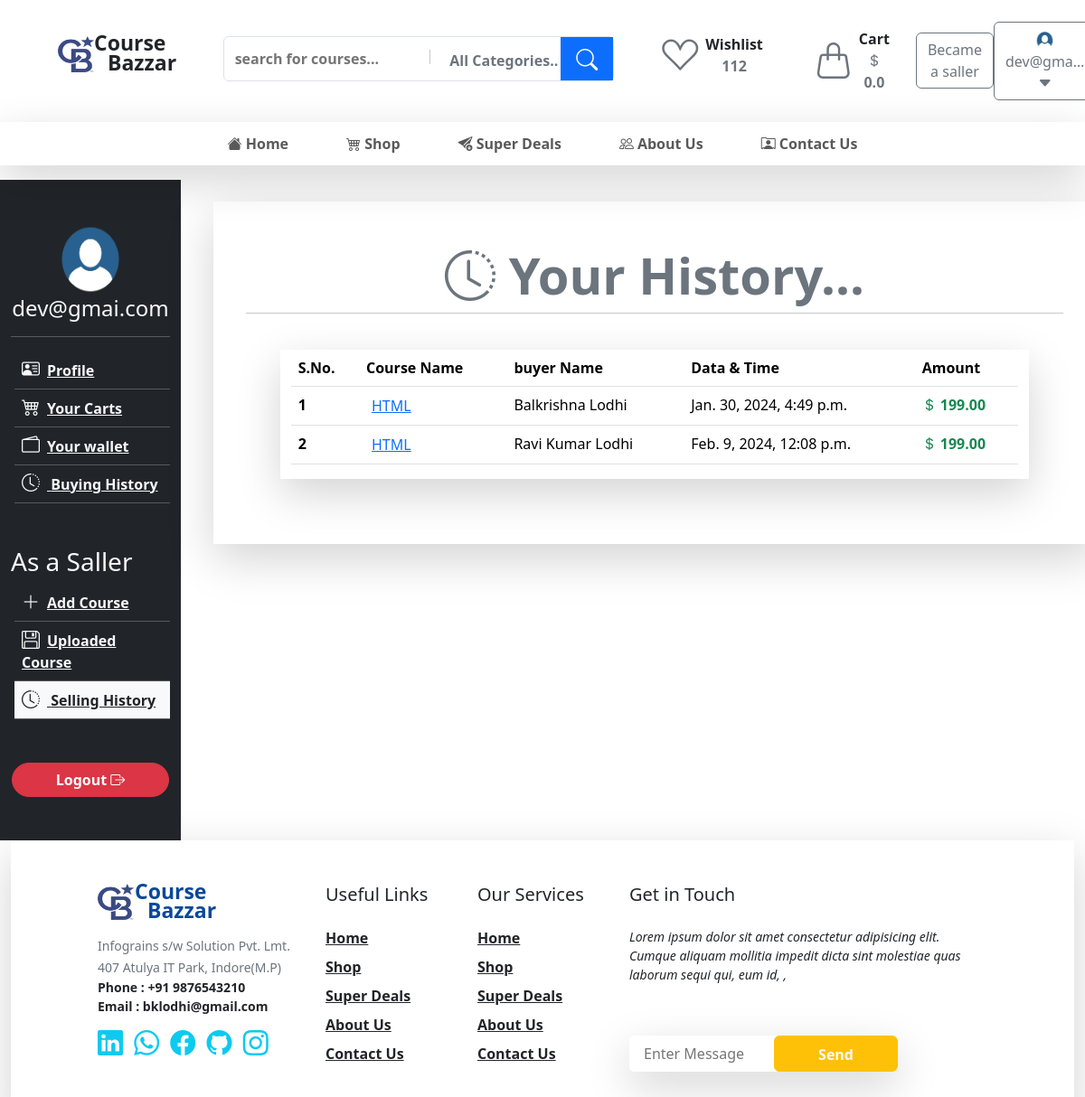
Screenshot of /user/deshboard/selling-history/ (signed in) with the database file from the repository.
### customer/models.py (models this page shows, shortened)
class CustomUser(AbstractUser):
    is_buyer = models.BooleanField(default=True)
    is_seller = models.BooleanField(default=False)
    phone = models.CharField(max_length=15)
    gender =  models.CharField(max_length=32,choices=(('male',"Male"),("female", "Female"),("other", "Other")))
    image = models.ImageField(upload_to='Profile/', default='Profile/pic.png')

class CourseHistory(models.Model):
    buyer = models.ForeignKey(CustomUser,related_name='buyhistories', on_delete=models.CASCADE)
    course = models.ForeignKey(Course,related_name='coursebuyhistories', on_delete=models.CASCADE)
    datetime = models.DateTimeField(default=datetime.datetime.now())
    seller = models.ForeignKey(CustomUser,related_name='salehistories', on_delete=models.CASCADE)

class Course(models.Model):
    user =  models.ForeignKey(CustomUser, related_name='courses', on_delete=models.CASCADE)
    category = models.OneToOneField(CourseCategory, related_name='category', on_delete=models.CASCADE)
    title =  models.CharField(max_length=50)
    key_points = models.CharField(max_length=100,blank=True, null=True)
    description = models.TextField(max_length=5000)
    price = models.IntegerField()
    sale_counter = models.IntegerField(default=0)
    published_datetime = models.DateTimeField(default=datetime.datetime.now())
    approval_datetime = models.DateTimeField(blank=True, null=True)
    approve = models.BooleanField(default = False)
    image = models.ImageField(upload_to="Course Image/")
    course_file = models.FileField( upload_to='Courses/')

### customer/views.py (the view)
@login_required(login_url='login/')
def sellinghistory(request):
    historiesforsale = CourseHistory.objects.filter(seller=request.user)
    context = {
        'historiesforsale':historiesforsale,
               }
    return render(request, "sellinghistory.html" , context)

### customer/profile_context.py (called while the page is built)
def profile_detail(request):
    user = request.user
    if user.username == "admin":
        customer = False
        return  {'customer':customer}
    if user.is_authenticated :
        customer = CustomUser.objects.get(id = user.id)
        cartcounter =  AddToCart.objects.filter(user_id = customer.id).count()
        carts =  AddToCart.objects.filter(user_id = customer.id)
        total_price = 0.00
        for cart in carts:
            if CourseOffer.objects.filter(course=cart.course).exists():
                total_price += CourseOffer.objects.get(course=cart.course).remaining_amount
            else:
                total_price += cart.course.price
        context={
            'customer':customer,
            'cartcounter' : cartcounter,
            'total_pay_price':total_price
        }
    else:
        context={
            'customer':False
        }
    return  context

### templates/sellinghistory.html (shortened to what this page needs)
{% extends "base.html" %}
{% load static %}
{% block body %}
<div class="container-fluid">
  <div class="row">
    <div class="col-2 bg-dark">
      {% include 'customerdeshboard_sidebar.html' with sellinghistory='bg-light text-dark' %}
    </div>
    <div class="col-10">
      <div class="container shadow-lg m-4 p-5">
        <div class="row">
          <h1 class="display-4 text-center fw-bold text-secondary"> <i class="bi bi-clock-history me2"></i> Your History...</h1>
          <hr />
        </div>
        {% if not historiesforsale %}
        <div class="row">
          <div
            class="col-6 mx-auto text-center text-danger d-flex flex-column justify-content-center"
          >
            <i class="bi bi-folder2-open" style="font-size: 200px"></i>
            <h1>Empty...</h1>
          </div>
        </div>
        {% else %}
        <div class="row py-4">
          <div class="col-11 mx-auto shadow-lg d-flex justify-content-center">
          <table class="table">
            <thead>
                <tr>
                    <th>S.No.</th>
                <th>Course Name</th>
                <th>buyer Name</th>
                <th>Data & Time</th>
                <th>Amount</th>
                </tr>
            </thead>
            <tbody>
                {% for history in historiesforsale %}
                <tr class="fs-6">
                    <th>{{forloop.counter}}</th>
                    <td>
                      <form action="{% url 'singlecourse' %}" method="get">
                        <button class="border-0 bg-body text-primary text-decoration-underline">{{history.course.title}}</button>
                      </form>
                    </td>
                    <td>{{history.buyer.first_name}} {{history.buyer.last_name}}</td>
                    <td>{{history.datetime}}</td>
                    <td class="text-success fw-semibold">
                      <i class="bi bi-currency-dollar"></i>
                      {{history.course.price|floatformat:2}}
                    </td>
                </tr>
                {% endfor %}
            </tbody>
          </table>
        </div>
        {% endif %}
      </div>
    </div>
  </div>
</div>
{% endblock body %}

### templates/header.html (shortened to what this page needs)
{% load static %}
<div class="container-fluid px-5">
  <div class="row px-3 py-4">
      <div class="col-lg-2 col-sm-5 pt-3 d-flex text-center">
          <span>
              <img src="{% static 'images/cb-logo.png' %}" width="40px" height="40px" alt="" srcset="">
          </span>
          <span class="h-100 position-relative">
            <p class="mb-0  pb-0 fw-bold position-absolute" style="top:-10px; font-size:23px">Course</p>
            <p class="mb-0  pb-0 fw-bold position-absolute" style="top:12px; left:15px; font-size:23px">Bazzar</p>
          </span>
      </div>
      <div class="col-lg-5 col-sm-10  pt-3">
          <div class="border rounded-2 p-0 position-relative">
             <form action="{% url 'Buy Course' %}" method="get" >
                <input type="text" class="border-0 m-1 p-2 w-50 fw-semibold searchfield" placeholder="search for courses..." name="course_title" id="">
              <button class="btn text-secondary fw-semibold ps-3">All Categories.. </button>
              <button class="btn btn-primary position-absolute top-0 end-0 h-100 px-3 fs-4 rounded-0 text-light"><i class="bi bi-search"></i></button>
             </form>
          </div>
      </div>
      <div class="col-lg-5  col-sm-5  d-flex">
        <a href="">
          <button class=" btn ">
            <div class="mx-3 d-flex  align-items-center">
              <div>
                <i class="bi bi-suit-heart fs-1 text-secondary align-center"></i>
              </div>
              <div class="ps-2">
                <p class="mb-0 fw-semibold text-dark ">
                  Wishlist
                </p>
                <p class="mb-0 fw-semibold text-secondary">
                  112
                </p>
              </div>
            </div>
          </button>
        </a>
        <a href="{% url 'customercart' %}">
          <button class="btn">
            <div class="mx-3 d-flex  align-items-center">
             <div class=" position-relative">
               <i class="bi bi-handbag  fs-1 text-secondary align-center "></i>
               </div>
             <div class="ps-2">
               <p class="mb-0 fw-semibold text-dark ">
                 Cart
               </p>
               <p class="mb-0 fw-semibold text-secondary fs-6">
                 <i class="bi bi-currency-dollar "></i>{{total_pay_price}}
               </p>
             </div>
           </div>
          </button>
        </a>
        {% if user.is_authenticated %}
        {% if not user.is_saller %}
       <div class="d-flex  align-items-center ms-auto">
        <a href="{% url 'becamesaller' %}" class="text-decoration-none">
          <button class="btn btn-outline-secondary">
            Became a saller
          </button>
        </a>
       </div>
        {% endif %}
          <div class=" d-flex  align-items-center ms-auto">
            <a href="{% url 'customerprofile' %}" class="text-decoration-none">
              <button class="btn btn-outline-secondary">
                <img src="{{customer.image.url}}" alt="" style="width: 25px; height:22px" class="rounded-circle">
                {{user.email|truncatechars:8}} <i class="bi bi-caret-down-fill"></i>
              </button>
            </a>
          </div>
        {% endif %}
      </div>
  </div>
</div>
<nav class="navbar navbar-expand-lg  bg-white shadow-lg px-4 py-1 mb-3">
    <div class="container-fluid">
      <div class="collapse navbar-collapse" id="navbarSupportedContent">
        <ul class="navbar-nav mx-start mx-md-start mx-lg-auto  mb-2 mb-lg-0">
          <li class="nav-item mx-3">
            <a class="nav-link mx-2 fw-semibold {{home}}" aria-current="page" href="{% url 'home' %}"><i class="bi bi-house-fill"></i> Home</a>
          </li>
          <li class="nav-item mx-3">
            <a class="nav-link mx-2 fw-semibold {{buycourse}}" aria-current="page" href="{% url 'Buy Course' %}"><i class="bi bi-cart4"></i> Shop</a>
          </li>
          <li class="nav-item mx-3">
            <a class="nav-link mx-2 fw-semibold {{superdealspage}}" aria-current="page" href="{% url 'super_deals' %}"><i class="bi bi-send-arrow-down-fill"></i> Super Deals</a>
          </li>
          <li class="nav-item mx-3">
            <a class="nav-link mx-2 fw-semibold {{aboutus}} " aria-current="page" href="{% url 'aboutus' %}"><i class="bi bi-people pe-1"></i>About Us</a>
          </li>
          <li class="nav-item mx-3">
            <a class="nav-link mx-2 fw-semibold {{contact}}" aria-current="page" href="{% url 'contact' %}"><i class="bi bi-person-rolodex"></i> Contact Us</a>
          </li>
        </ul>
      </div>
    </div>
  </nav>

### templates/customerdeshboard_sidebar.html (shortened to what this page needs)
{% load static %}
<div class="py-5">
  <div class="text-center">
    {% if customer.image.url %}
    <img
      src="{{ customer.image.url }}"
      alt
      style="height: 80px; width: 90px"
      class="rounded-circle"
    />
    {% endif %}
    <h4 class="text-light">{{user.email}}</h4>
    <hr class="text-light" />
  </div>
  <div class="text-start">
    <ul class="ps-1" type="none">
      <a
        href="{% url 'customerprofile' %}"
        class="fw-semibold text-light {{profile}} "
        ><li class="{{profile}} align-center p-2">
          <i
            class="bi bi-person-vcard fw-semibold h5 pe-2 text-light {{profile}}"
          ></i
          >Profile
        </li></a
      >
      <hr class="text-light m-0" />
      <a
        href="{% url 'customercart' %}"
        class="fw-semibold text-light {{customercart}} w-100"
        ><li class="align-center p-2 {{customercart}}">
          <i
            class="bi bi-cart4 fw-semibold text-light h5 pe-2 {{customercart}}"
          ></i
          >Your Carts
        </li></a
      >
      <hr class="text-light m-0" />
      <a
        href="{% url 'wallet' %}"
        class="fw-semibold text-light {{wallet}} w-100"
        ><li class="align-center p-2 {{wallet}}">
          <i class="bi bi-wallet2 fw-semibold text-light h5 pe-2 {{wallet}}"></i
          >Your wallet
        </li></a
      >
      <hr class="text-light m-0" />
      <a
        href="{% url 'buyinghistory' %}"
        class="fw-semibold text-light {{buyinghistory}} w-100"
        ><li class="align-center p-2 {{buyinghistory}}">
          <i
            class="bi bi-clock-history fw-semibold text-light h5 pe-2 {{buyinghistory}}"
          ></i>
         Buying History
        </li></a
      >
      <hr class="text-light m-0" />
    </ul>
    {% if user.is_seller %}
    <h3 class="text-light mt-5">As a Saller</h3>
    <ul class="ps-1" type="none">
      <a
        href="{% url 'addcourse' %}"
        class="fw-semibold text-light {{addcourse}} w-100"
        ><li class="align-center p-2 {{addcourse}}">
          <i
            class="bi bi-plus-lg fw-semibold text-light h5 pe-2 {{addcourse}}"
          ></i
          >Add Course
        </li></a
      >
      <hr class="text-light m-0" />
      <a
        href="{% url 'uploadedcourses' %}"
        class="fw-semibold text-light {{uploadedcourses}} w-100"
        ><li class="align-center p-2 {{uploadedcourses}}">
          <i
            class="bi bi-floppy fw-semibold text-light h5 pe-2 {{uploadedcourses}}"
          ></i
          >Uploaded Course
        </li></a
      >
      <hr class="text-light m-0" />
      <a
        href="{% url 'sellinghistory' %}"
        class="fw-semibold text-light {{sellinghistory}} w-100"
        ><li class="align-center p-2 {{sellinghistory}}">
          <i
            class="bi bi-clock-history fw-semibold text-light h5 pe-2 {{sellinghistory}}"
          ></i>
         Selling History
        </li></a
      >
      <hr class="text-light m-0" />
    </ul>
    {% endif %}
  </div>
  <div class="text-center mt-5">
    <a href="{% url 'customerlogout' %}">
      <button
        class="btn btn-danger fw-semibold rounded-pill px-5 w-auto align-middle"
      >
        Logout <i class="bi bi-box-arrow-right"></i>
      </button>
    </a>
  </div>
</div>

### rows the page displays
CustomUser: image (picture), email "dev@gma…", email "dev@gmai.com"
CourseHistory: course "HTML", buyer.first_name "Balkrishna", buyer.last_name "Lodhi", datetime "Jan. 30, 2024, 4:49 p.m.", course.price "199.00"
CourseHistory: course "HTML", buyer.first_name "Ravi Kumar", buyer.last_name "Lodhi", datetime "Feb. 9, 2024, 12:08 p.m.", course.price "199.00"

### other values shown
{{ total_pay_price }} "0.0"
